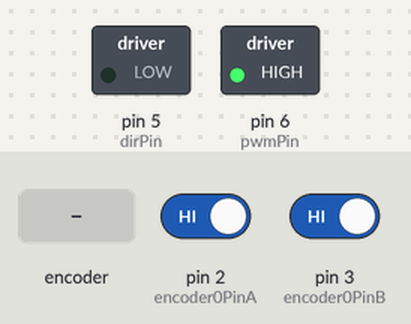
This sketch was run on a simulated Arduino Uno, built with avr-gcc and run on an emulated ATmega328P. On the bench: switched loads named in the sketch (green lamp = pin HIGH). Inputs (shaded band) come from the test bench; at power-on: pin 2 (encoder0PinA) HIGH, pin 3 (encoder0PinB) HIGH. What the sketch prints to the serial monitor is not drawn.

Above: at 1.2 s.
1.3 s: rotary encoder on pin 2 (encoder0PinA) / pin 3 (encoder0PinB) turned 1 step (first pin leading)
Timing chart, 0 to 4.3 s (numbered marks = the images above; inputs shaded):
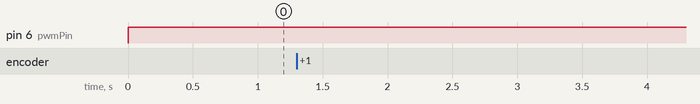

The sketch:

rotate-dial.ino
```cpp
const int encoder0PinA = 2;
const int encoder0PinB = 3;
volatile int encoder0Pos = 0;

const int dirPin = 5;         // outputs the direction to dir pin on motor controller
const int pwmPin = 6;         // outputs high/low to PWM pin on motor controller, controls if motor is on/off

bool stateAChange = false;    // check if change has happened on A
bool stateBChange = false;    // check if change has happened on B

void setup() {
  // put your setup code here, to run once:
  // SETUP FOR ENCODER
  pinMode(encoder0PinA, INPUT_PULLUP);
  pinMode(encoder0PinB, INPUT_PULLUP);

  // encoder pin on interrupt 0 (pin 2)
  attachInterrupt(0, doEncoderA, CHANGE);
  // encoder pin on interrupt 1 (pin 3)
  attachInterrupt(1, doEncoderB, CHANGE);

  // SETUP FOR CONTROLS
  pinMode(dirPin, OUTPUT);
  pinMode(pwmPin, OUTPUT);

  Serial.begin(9600);

  // LAUNCH MENU
  Serial.println("d)Dial position");

}

void loop() {
  // put your main code here, to run repeatedly:
  digitalWrite(pwmPin, HIGH);
  digitalWrite(dirPin, LOW);

  // CHECK IF ENCODER HAS MOVED
  if (stateAChange) {
    Serial.print ("A ");
    Serial.println (encoder0Pos, DEC);
    stateAChange = false;
  }
  if (stateBChange) {
    Serial.print ("B ");
    Serial.println (encoder0Pos, DEC);
    stateBChange = false;
  }
}

void doEncoderA() {
  stateAChange = true;
  // look for a low-to-high on channel A
  if (digitalRead(encoder0PinA) == HIGH) {
    // check channel B to see which way encoder is turning
    if (digitalRead(encoder0PinB) == LOW) {
      encoder0Pos = encoder0Pos - 1;         // CW
    }
    else {
      encoder0Pos = encoder0Pos + 1;         // CCW
    }
  }
  // must be a high-to-low edge on channel A
  else   {
    // check channel B to see which way encoder is turning
    if (digitalRead(encoder0PinB) == HIGH) {
      encoder0Pos = encoder0Pos - 1;          // CW
    }
    else {
      encoder0Pos = encoder0Pos + 1;          // CCW
    }
  }

  // Reset counter
  if (encoder0Pos > 8399) {
    encoder0Pos = 1;
  }
  else if (encoder0Pos < 0) {
    encoder0Pos = 8400;
  }
}

void doEncoderB() {
  stateBChange = true;
  // look for a low-to-high on channel B
  if (digitalRead(encoder0PinB) == HIGH) {

    // check channel A to see which way encoder is turning
    if (digitalRead(encoder0PinA) == HIGH) {
      encoder0Pos = encoder0Pos - 1;         // CW
    }
    else {
      encoder0Pos = encoder0Pos + 1;         // CCW
    }
  }

  // Look for a high-to-low on channel B
  else {
    // check channel B to see which way encoder is turning
    if (digitalRead(encoder0PinA) == LOW) {
      encoder0Pos = encoder0Pos - 1;          // CW
    }
    else {
      encoder0Pos = encoder0Pos + 1;          // CCW
    }
  }

  // Reset counter
  if (encoder0Pos > 8399) {
    encoder0Pos = 0;
  }
  else if (encoder0Pos < 0) {
    encoder0Pos = 8400;
  }
}
```

Measured:
- after the input at 1.3 s, every drawn part: stays the same
